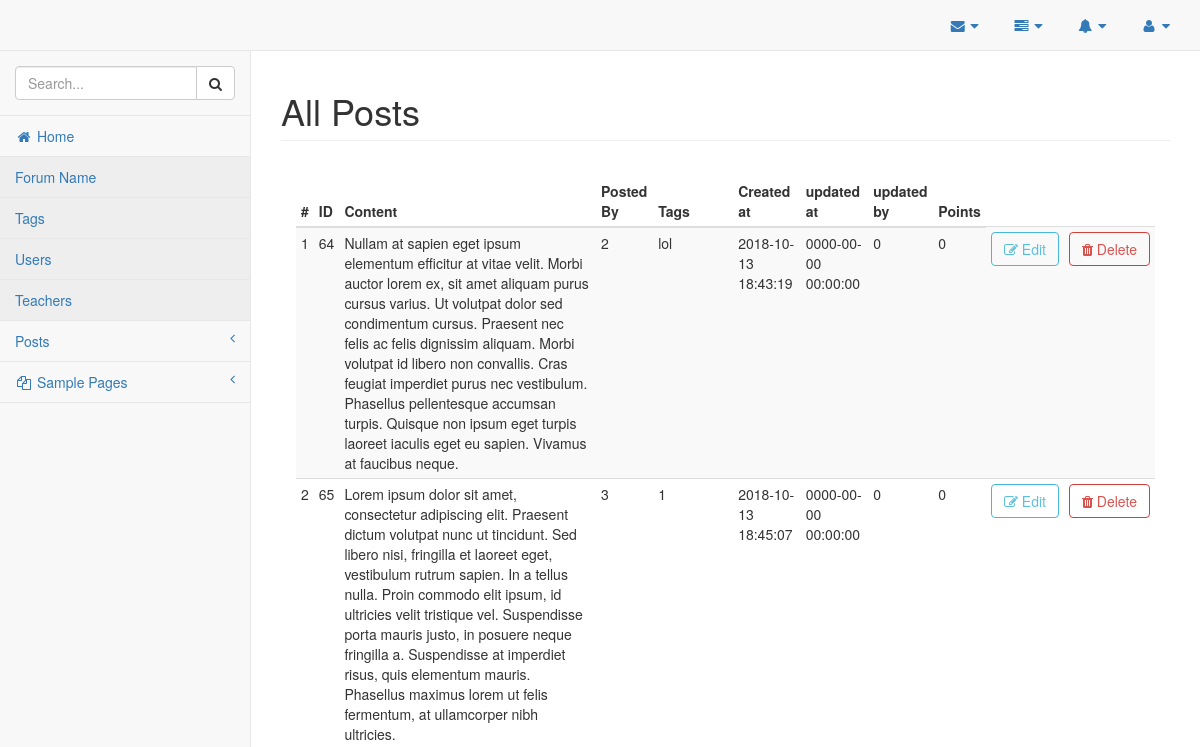
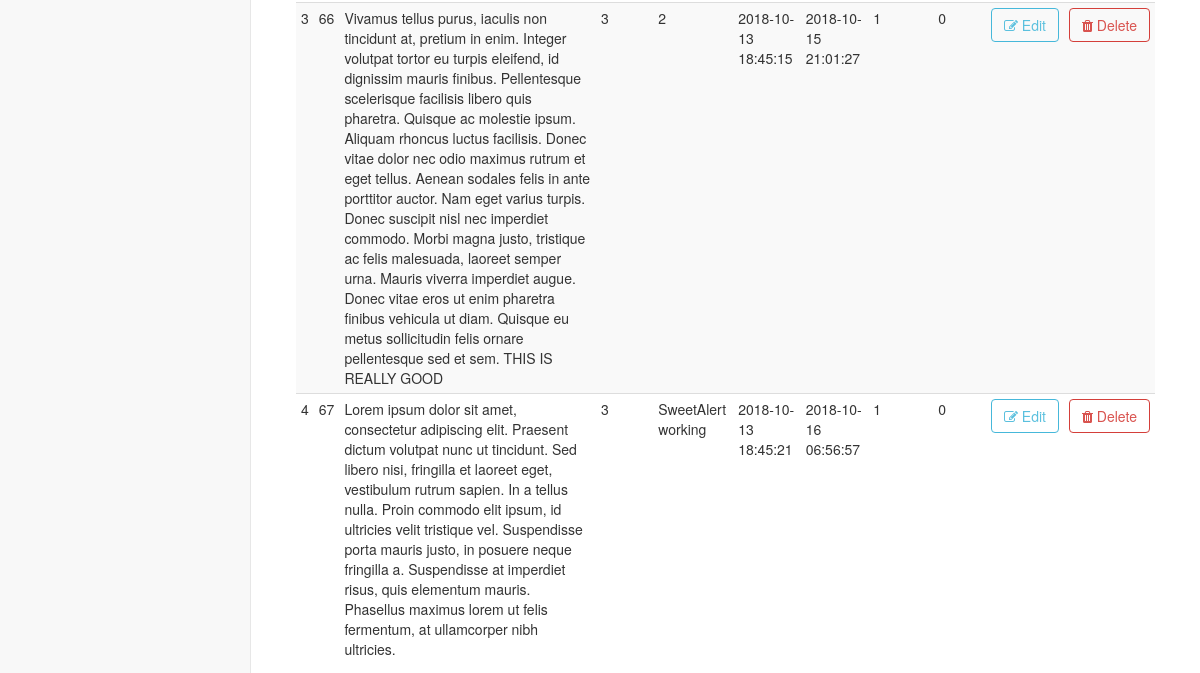
Before: /admin/posts.php (signed in, upper part) with the older database file (2 pictures, top to bottom).
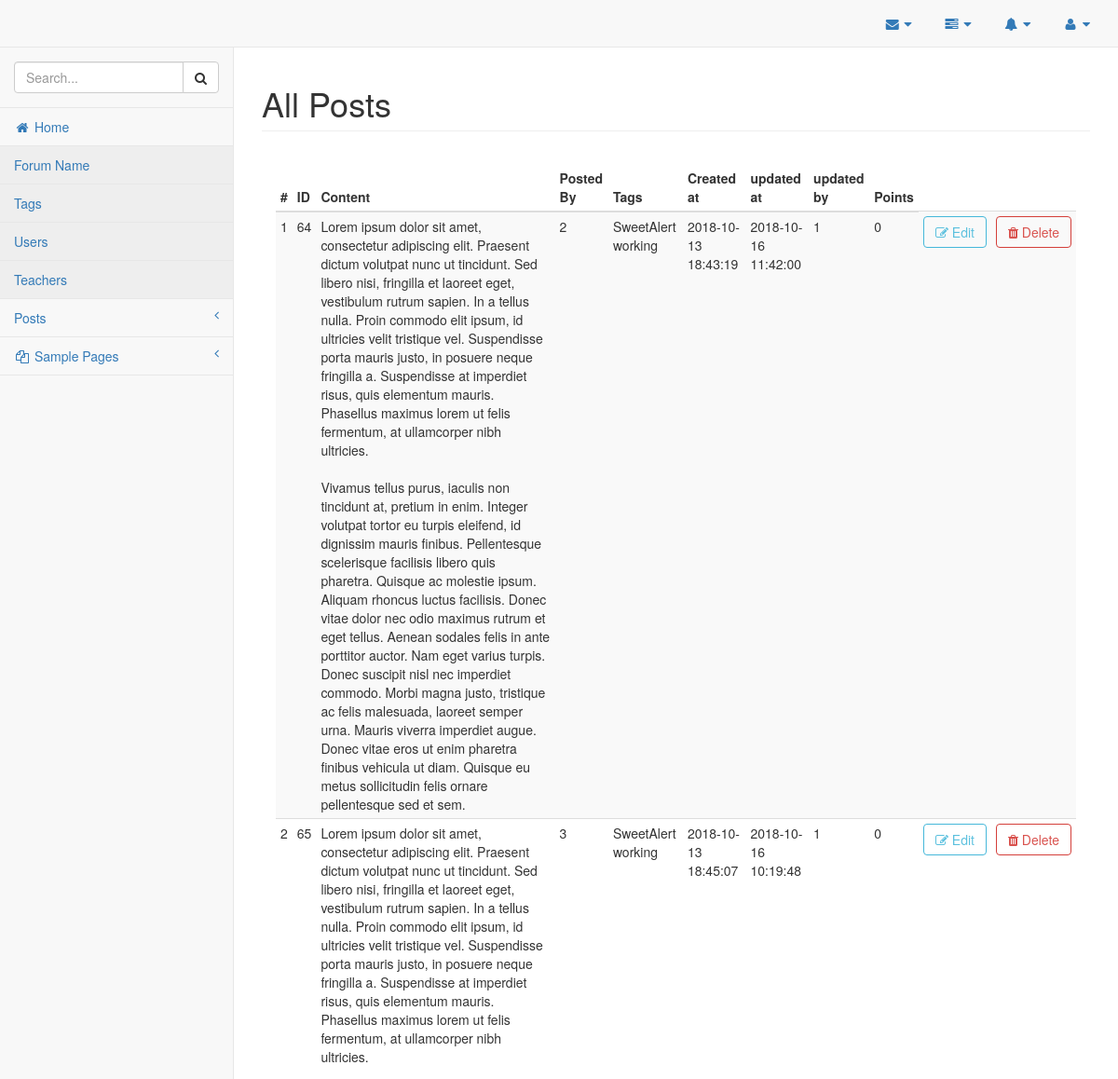
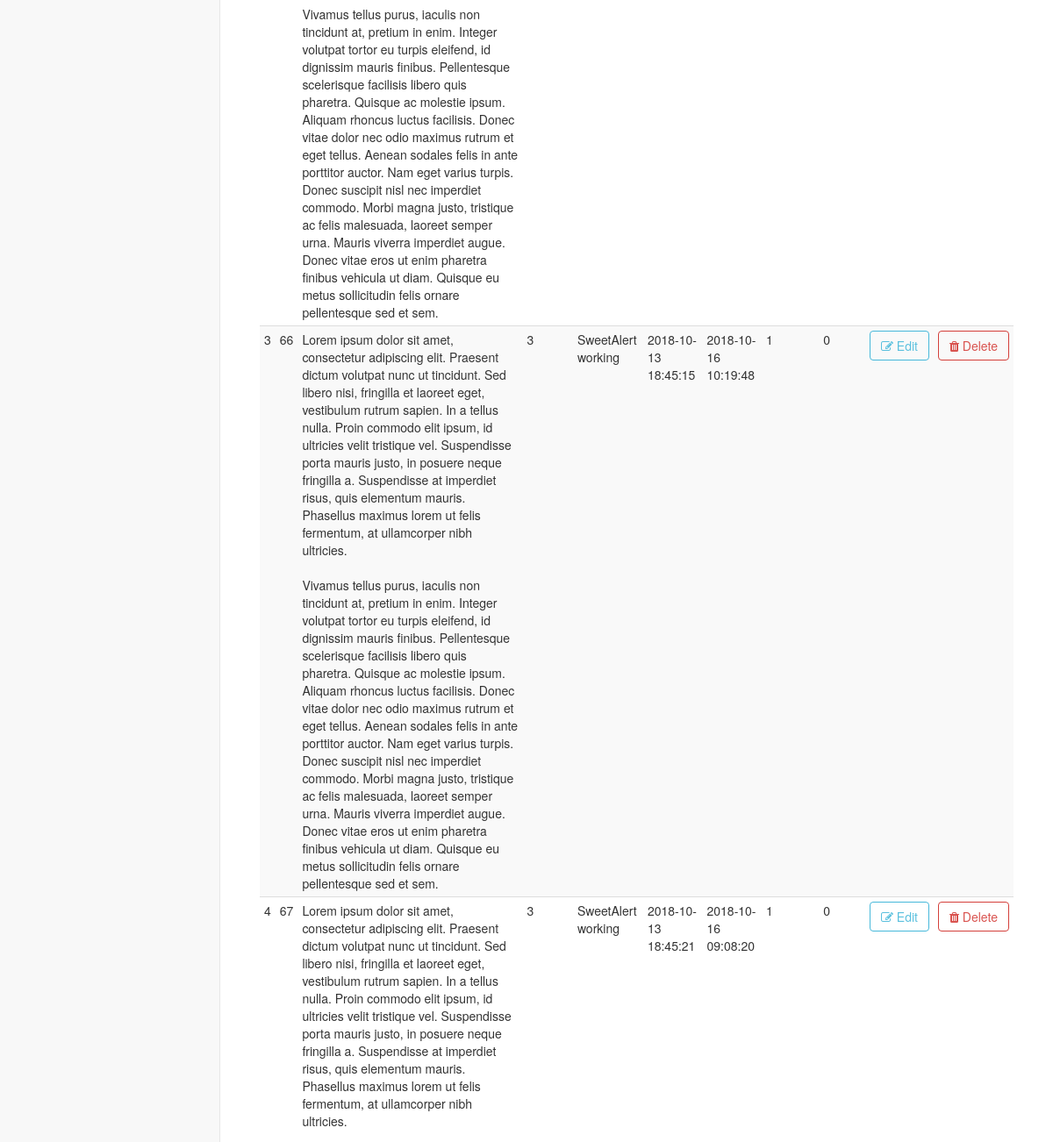
After: the same page with the newer database file (2 pictures, top to bottom).
### tables this page shows
CREATE TABLE `posts` (
  `post_id` int(11) NOT NULL,
  `post_content` text NOT NULL,
  `post_image` text NOT NULL,
  `post_user_id` int(11) NOT NULL,
  `post_tags` mediumtext NOT NULL,
  `created_at` datetime NOT NULL,
  `deleted_at` datetime NOT NULL,
  `is_deleted` bit(1) NOT NULL DEFAULT b'0',
  `deleted_by` int(11) NOT NULL,
  `updated_at` datetime NOT NULL,
  `updated_by` int(11) NOT NULL,
  `post_points` int(11) NOT NULL
);

### classes/Database.php (called while the page is built, shortened)
<?php
    class Database {
        private $servername;
        private $username;
        private $password;
        private $database;
        private $connection;
        public function __construct(){
            $this->servername = "localhost";
            $this->username = "aniket";
            $this->password = "aniket";
            $this->database = "forumdb";
        }
        public function connectDB(){
            $this->connection = new mysqli($this->servername, $this->username, $this->password, $this->database);
        }
        public function getConnection(){
            return $this->connection;
        }
    }
    $database = new Database();
?>

### classes/Posts.php (called while the page is built, shortened)
<?php
	require_once("Database.php");
	class Posts {
		private $connection;
		public function __construct() {
			global $database;
			$this->connection = $database->getConnection();
		}
		public function getAllPosts() {
			$sql = "SELECT * FROM posts WHERE is_deleted = 0";
			$result_set = $this->connection->query($sql);
			return $result_set;
		}
	}
?>

### admin/posts.php (the view, shortened to what this page needs)
<!DOCTYPE html>
<html lang="en">
    <?php
        require_once("../ui-elements/header.php");
        require_once("../classes/Posts.php");
    ?>
    <body>
        <div id="wrapper">
            <?php
                require_once("../ui-elements/navigation.php");
            ?>
            <div id="page-wrapper">
                <div class="row">
                    <div class="col-lg-12">
                        <h1 class="page-header">All Posts</h1>
                    </div>
                </div>
                <div class="panel-body">
                    <table width="100%" id="posts-table" class="table table-striped table-condensed" id="posts-table">
                        <thead>
                            <tr>
                                <th>#</th>
                                <th>ID</th>
                                <th>Content</th>
                                <th>Posted By</th>
                                <th>Tags</th>
                                <th>Created at</th>
                                <th>updated at</th>
                                <th>updated by</th>
                                <th>Points</th>
                            </tr>
                        </thead>
                        <tbody>
                            <?php
                                $sr_no = 1;
                                $posts = new Posts();
                                $all_posts = $posts->getAllPosts();
                                while($row = mysqli_fetch_assoc($all_posts)) {
                                    extract($row);
                            ?>
                                    <tr>
                                        <td><?php echo $sr_no; ?></td>
                                        <td><?php echo $post_id; ?></td>
                                        <td><?php echo $post_content; ?></td>
                                        <td><?php echo $post_user_id; ?></td>
                                        <td><?php echo $post_tags; ?></td>
                                        <td><?php echo $created_at; ?></td>
                                        <td><?php echo $updated_at; ?></td>
                                        <td><?php echo $updated_by; ?></td>
                                        <td><?php echo $post_points; ?></td>
                                        <td><a class='btn btn-outline btn-info' onclick="editPostClicked(event, <?php echo $post_id; ?>, 'posts-table', this);"><span class='fa fa-pencil-square-o'></span> Edit</a></td>
                                        <td><a class='btn btn-outline btn-danger' onclick="deletePostClicked(event, <?php echo $post_id; ?>, this);"><span class='fa fa-trash'></span> Delete</a></td>
                                    </tr>
                            <?php
                                    $sr_no++;
                                }
                            ?>
                        </tbody>
                    </table>
                </div>
            </div>

### ui-elements/header.php (shortened to what this page needs)
<head>
    <link href="../assets/convertedFromCDN/css/froala_editor.pkgd.min.css" rel="stylesheet" type="text/css" />
    <link href="../assets/convertedFromCDN/css/froala_style.min.css" rel="stylesheet" type="text/css" />
    <link href="../assets/vendor/bootstrap/css/bootstrap.min.css" rel="stylesheet">
    <link href="../assets/vendor/metisMenu/metisMenu.min.css" rel="stylesheet">
    <link href="../assets/dist/css/sb-admin-2.css" rel="stylesheet">
    <link href="../assets/vendor/morrisjs/morris.css" rel="stylesheet">
    <link href="../assets/vendor/font-awesome/css/font-awesome.min.css" rel="stylesheet" type="text/css">
    <link rel="stylesheet" href="../assets/convertedFromCDN/css/toastr.min.css">
    <link rel="stylesheet" type="text/css" href="../assets/css/myStyles.css">
    <link rel="stylesheet" href="../node_modules/sweetalert2/dist/sweetalert2.min.css">
</head>

### ui-elements/navigation.php (shortened to what this page needs)
<nav class="navbar navbar-default navbar-static-top" role="navigation" style="margin-bottom: 0">
            <div class="navbar-header">
                <a class="navbar-brand" href="index.html"></a>
            </div>
            <ul class="nav navbar-top-links navbar-right">
                <li class="dropdown">
                    <a class="dropdown-toggle" data-toggle="dropdown" href="#">
                        <i class="fa fa-envelope fa-fw"></i> <i class="fa fa-caret-down"></i>
                    </a>
                </li>
                <li class="dropdown">
                    <a class="dropdown-toggle" data-toggle="dropdown" href="#">
                        <i class="fa fa-tasks fa-fw"></i> <i class="fa fa-caret-down"></i>
                    </a>
                </li>
                <li class="dropdown">
                    <a class="dropdown-toggle" data-toggle="dropdown" href="#">
                        <i class="fa fa-bell fa-fw"></i> <i class="fa fa-caret-down"></i>
                    </a>
                </li>
                <li class="dropdown">
                    <a class="dropdown-toggle" data-toggle="dropdown" href="#">
                        <i class="fa fa-user fa-fw"></i> <i class="fa fa-caret-down"></i>
                    </a>
                            <?php
                                print_r($_SESSION);
                            ?>
                </li>
            </ul>
            <div class="navbar-default sidebar" role="navigation">
                <div class="sidebar-nav navbar-collapse">
                    <ul class="nav" id="side-menu">
                        <li class="sidebar-search">
                            <div class="input-group custom-search-form">
                                <input type="text" class="form-control" placeholder="Search...">
                                <span class="input-group-btn">
                                <button class="btn btn-default" type="button">
                                    <i class="fa fa-search"></i>
                                </button>
                            </span>
                            </div>
                        </li>
                        <li>
                            <?php
                                $path = "";
                                if($_SESSION['user_role'] === "admin") {
                                    $path = "http://localhost/forum/admin/index.php";
                                } else {
                                    $path = "http://localhost/forum/index.php";
                                }
                            ?>
                            <a href="<?php echo $path; ?>"><i class="fa fa-home fa-fw"></i> Home</a>
                        </li>
                        <li>
                            <a href="">Forum Name</a>
                        </li>
                        <li>
                            <a href="">Tags</a>
                        </li>
                        <li>
                            <a href="">Users</a>
                        </li>
                        <li>
                            <a href="">Teachers</a>
                        </li>
                        <li>
                            <a href="#"> Posts<span class="fa arrow"></span></a>
                        </li>
                        <li>
                            <a href="#"><i class="fa fa-files-o fa-fw"></i> Sample Pages<span class="fa arrow"></span></a>
                        </li>
                    </ul>
                </div>
            </div>
        </nav>

Changed rows visible on the page:
changed posts id 64: post_content "Nullam at sapien eget ipsum elementum efficitur at vitae velit. Morbi auctor lorem ex, sit amet aliquam purus cursus varius. Ut volutpat dolor sed condimentum cursus. Praesent nec felis ac felis dignissim aliquam. Morbi volutpat id libero non convallis. Cras feugiat imperdiet purus nec vestibulum. Phasellus pellentesque accumsan turpis. Quisque non ipsum eget turpis laoreet iaculis eget eu sapien. Vivamus at faucibus neque." → "Lorem ipsum dolor sit amet, consectetur adipiscing elit. Praesent dictum volutpat nunc ut tincidunt. Sed libero nisi, fringilla et laoreet eget, vestibulum rutrum sapien. In a tellus nulla. Proin commodo elit ipsum, id ultricies velit tristique vel. Suspendisse porta mauris justo, in posuere neque fringilla a. Suspendisse at imperdiet risus, quis elementum mauris. Phasellus maximus lorem ut felis fermentum, at ullamcorper nibh ultricies. Vivamus tellus purus, iaculis non tincidunt at, pretium in enim. Integer volutpat tortor eu turpis eleifend, id dignissim mauris finibus. Pellentesque scelerisque facilisis libero quis pharetra. Quisque ac molestie ipsum. Aliquam rhoncus luctus facilisis.…"; post_tags "lol" → "SweetAlert working"; updated_at "0000-00-00 00:00:00" → "2018-10-16 11:42:00"; updated_by "0" → "1"
changed posts id 65: post_content "…at ullamcorper nibh ultricies." → "…at ullamcorper nibh ultricies. Vivamus tellus purus, iaculis non tincidunt at, pretium in enim. Integer volutpat tortor eu turpis eleifend, id dignissim mauris finibus. Pellentesque scelerisque facilisis libero quis pharetra. Quisque ac molestie ipsum. Aliquam rhoncus luctus facilisis. Donec vitae dolor nec odio maximus rutrum et eget tellus. Aenean sodales felis in ante porttitor auctor. Nam eget varius turpis. Donec suscipit nisl nec imperdiet commodo. Morbi magna justo, tristique ac felis malesuada, laoreet semper urna. Mauris viverra imperdiet augue. Donec vitae eros ut enim pharetra finibus vehicula ut diam. Quisque eu metus sollicitudin felis ornare pellentesque sed et sem."; post_tags "1" → "SweetAlert working"; updated_at "0000-00-00 00:00:00" → "2018-10-16 10:19:48"; updated_by "0" → "1"
changed posts id 66: post_content "Vivamus tellus purus, iaculis non tincidunt at, pretium in enim. Integer volutpat tortor eu turpis eleifend, id dignissim mauris finibus. Pellentesque scelerisque facilisis libero quis pharetra. Quisque ac molestie ipsum. Aliquam rhoncus luctus facilisis. Donec vitae dolor nec odio maximus rutrum et eget tellus. Aenean sodales felis in ante porttitor auctor. Nam eget varius turpis. Donec suscipit nisl nec imperdiet commodo. Morbi magna justo, tristique ac felis malesuada, laoreet semper urna. Mauris viverra imperdiet augue. Donec vitae eros ut enim pharetra finibus vehicula ut diam. Quisque eu metus sollicitudin felis ornare pellentesque sed et sem. THIS IS REALLY GOOD" → "Lorem ipsum dolor sit amet, consectetur adipiscing elit. Praesent dictum volutpat nunc ut tincidunt. Sed libero nisi, fringilla et laoreet eget, vestibulum rutrum sapien. In a tellus nulla. Proin commodo elit ipsum, id ultricies velit tristique vel. Suspendisse porta mauris justo, in posuere neque fringilla a. Suspendisse at imperdiet risus, quis elementum mauris. Phasellus maximus lorem ut felis fermentum, at ullamcorper nibh ultricies. Vivamus tellus purus, iaculis non tincidunt at, pretium in enim. Integer volutpat tortor eu turpis eleifend, id dignissim mauris finibus. Pellentesque scelerisque facilisis libero quis pharetra. Quisque ac molestie ipsum. Aliquam rhoncus luctus facilisis.…"; post_tags "2" → "SweetAlert working"; updated_at "2018-10-15 21:01:27" → "2018-10-16 10:19:48"
changed posts id 67: updated_at "2018-10-16 06:56:57" → "2018-10-16 09:08:20"
